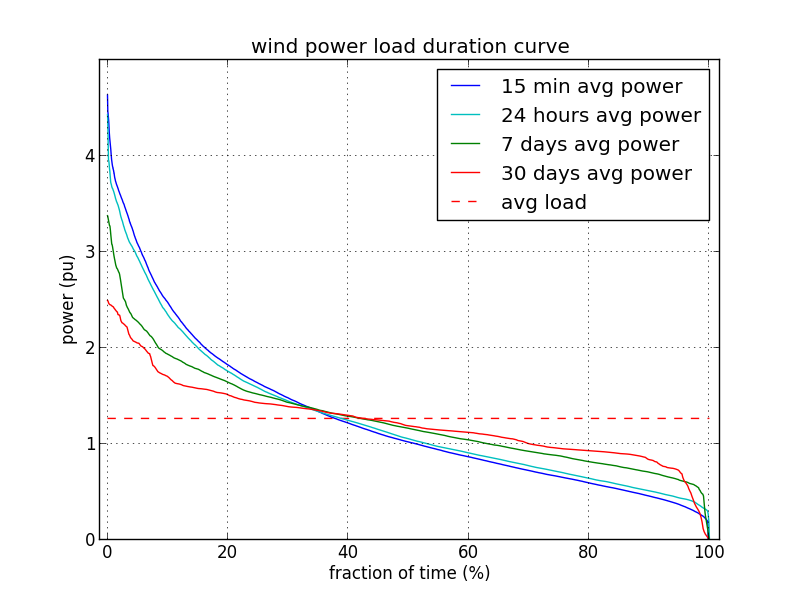

Write Python code to recreate this figure.
#!/usr/bin/python
# -*- coding: UTF-8 -*-
""" French wind power production analysis
over the July 2010 - March 2012 period, using data from "RTE éCO2mix"

Pierre Haessig — July 2012
"""
from __future__ import print_function, division

from datetime import date, datetime, timedelta
import numpy as np
import scipy.signal as sig
import matplotlib.pyplot as plt
import matplotlib as mpl

# Which data file to load
fname = 'RTE_eCO2mix_2010-07-08_2012-03-15.csv'
start_day = date(2010,7,8)


prod_headers = [u'Nucléaire', u'Gaz',u'Charbon', u'Fioul + pointe',
                u'Hydraulique', u'Éolien',
                u'Autres', u'Import']
wind_column = prod_headers.index(u'Éolien') # aka = 5
wind_color = '#03dd80'

### Load the data file (big) :
data = np.genfromtxt(fname, delimiter=',',
                     skip_header=1, usecols = [1]+range(4,12),
                     missing='NA', usemask=True)
data /= 1000 # Scale power from MW to GW

# Load the datetime column:
dtconv = lambda d: datetime.strptime(d,"%Y-%m-%dT%H:%M:%S")
d = np.loadtxt(fname, delimiter=',', usecols=[0], dtype=object,  skiprows=1, converters={0:dtconv})

### Extract the data
# Consumption data:
consum = data[:,0]
consum.mask[consum == 100] = True # Remove a bunch of wrong data
# Production data
prod = data[:,1+wind_column]


# Time vector
N = len(consum)
t = np.arange(N, dtype=float)/(24*4)

### Compute some running averages ###
# fill in the blanks
prod_filled = prod.filled(0)
# average over 24 hours
prod_d1 = sig.lfilter([1]*24*4, [24*4], prod_filled)
# average over 7 days
prod_d7 = sig.lfilter([1]*24*4*7, [24*4*7], prod_filled)
# average over 30 days
prod_d30 = sig.lfilter([1]*24*4*30, [24*4*30], prod_filled)

# Normalization, with respect to the rated wind power, which
# increases along time.
# TODO : find the correct rated power values
Pnom = 4. + t/t[-1]*2.5 # dummy model of a linear increase from 4 GW to 6 GW

#prod /= Pnom
#prod_filled /= Pnom
#prod_d1 /= Pnom
#prod_d7 /= Pnom
#prod_d30 /= Pnom

### Some statistics
Pmean = prod.mean() # this is the average load rather than the average power

################################################################################
# Plots

fig = plt.figure('wind prod')
fig.add_subplot(111, title='wind power production along time',
                     xlabel='time (days)', ylabel='power (pu)')
#plt.fill_between(t, prod, color=wind_color, lw=0)
#plt.plot(t-0.5, prod_d1, 'c-')
#plt.plot(t-3.5, prod_d7, 'b-')
#plt.plot(t-15, prod_d30, 'r-')

td_d1 = timedelta(1) # 1 day
plt.fill_between(d, prod, color=wind_color, lw=0)
plt.plot(d-td_d1//2, prod_d1, 'c-', label='24 hours avg power')
plt.plot(d-7*td_d1//2, prod_d7, 'b-', label='7 days avg power')
plt.plot(d-15*td_d1, prod_d30, 'r-', label='30 days avg power')
# rotate the xlabels because of the long dates:
plt.xticks(rotation=45)
plt.legend()


### Load duration curve of Wind Power
fig = plt.figure('wind ldc')
fig.add_subplot(111, title='wind power load duration curve',
                     xlabel='fraction of time (%)', ylabel='power (pu)')

plt.plot(t/t[-1]*100, np.sort(prod_filled)[::-1], 'b-', label='15 min avg power')
plt.plot(t/t[-1]*100, np.sort(prod_d1)[::-1], 'c-', label='24 hours avg power')
plt.plot(t/t[-1]*100, np.sort(prod_d7)[::-1], 'g-', label='7 days avg power')
plt.plot(t/t[-1]*100, np.sort(prod_d30)[::-1], 'r-', label='30 days avg power')
plt.hlines(Pmean, 0,100, colors='r', linestyles='dashed', label='avg load')
plt.legend(loc='upper right')

plt.xlim(0,103)

plt.show()
